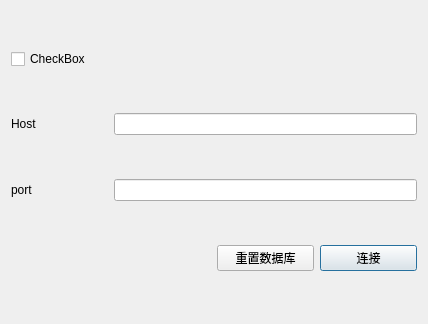
<?xml version="1.0" encoding="UTF-8"?>
<ui version="4.0">
 <class>RedisSetUpDialog</class>
 <widget class="QDialog" name="RedisSetUpDialog">
  <property name="geometry">
   <rect>
    <x>0</x>
    <y>0</y>
    <width>428</width>
    <height>324</height>
   </rect>
  </property>
  <property name="windowTitle">
   <string>连接远程数据库</string>
  </property>
  <layout class="QGridLayout" name="gridLayout">
   <item row="1" column="0">
    <widget class="QLabel" name="label">
     <property name="text">
      <string>Host</string>
     </property>
     <property name="buddy">
      <cstring>hostEdit</cstring>
     </property>
    </widget>
   </item>
   <item row="2" column="0">
    <widget class="QLabel" name="label_2">
     <property name="text">
      <string>port</string>
     </property>
     <property name="buddy">
      <cstring>portEdit</cstring>
     </property>
    </widget>
   </item>
   <item row="0" column="0" colspan="2">
    <widget class="QCheckBox" name="IsOPenRedisCheckBox">
     <property name="text">
      <string>CheckBox</string>
     </property>
    </widget>
   </item>
   <item row="3" column="3">
    <widget class="QPushButton" name="redisButton">
     <property name="text">
      <string>连接</string>
     </property>
    </widget>
   </item>
   <item row="3" column="2">
    <widget class="QPushButton" name="InitButton">
     <property name="text">
      <string>重置数据库</string>
     </property>
    </widget>
   </item>
   <item row="2" column="1" colspan="3">
    <widget class="QLineEdit" name="portEdit"/>
   </item>
   <item row="1" column="1" colspan="3">
    <widget class="QLineEdit" name="hostEdit"/>
   </item>
  </layout>
 </widget>
 <resources/>
 <connections/>
</ui>
